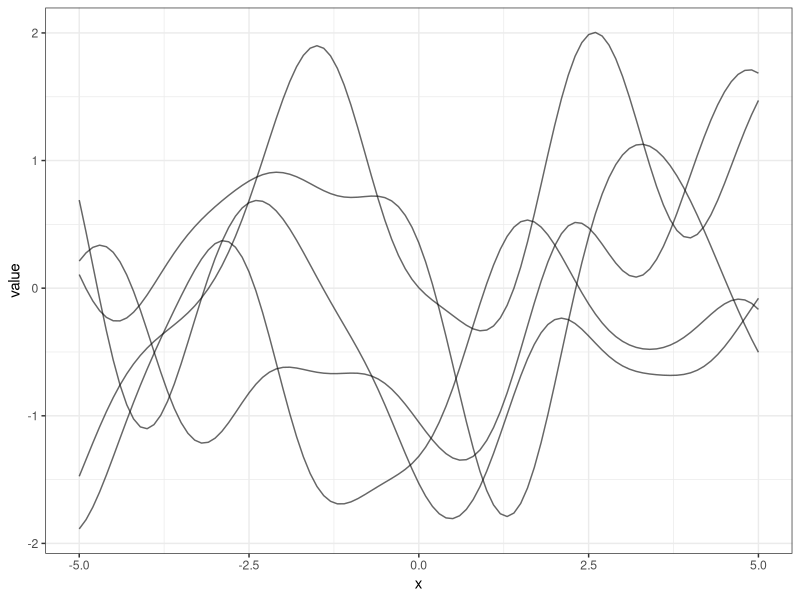
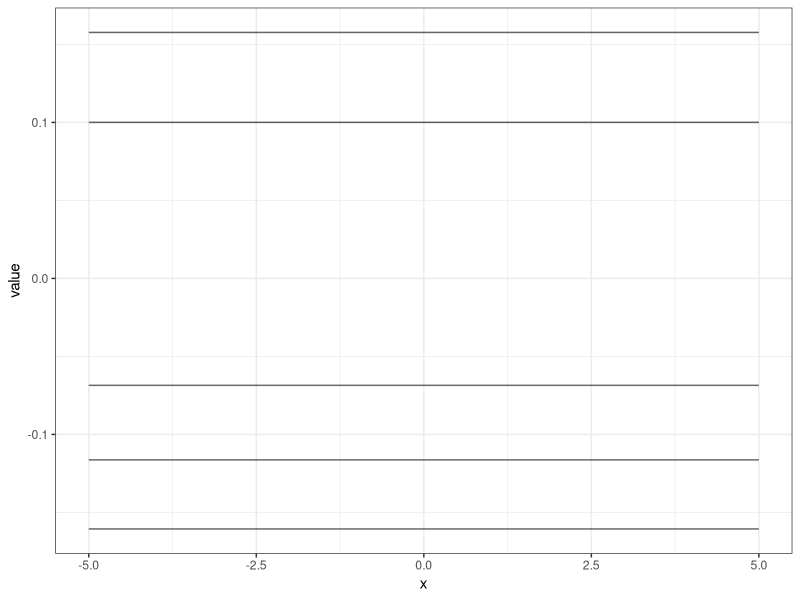
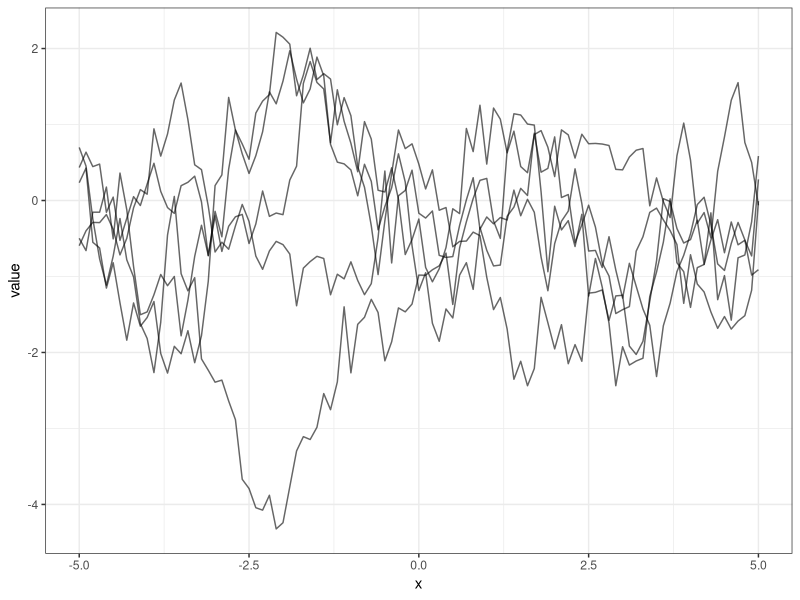
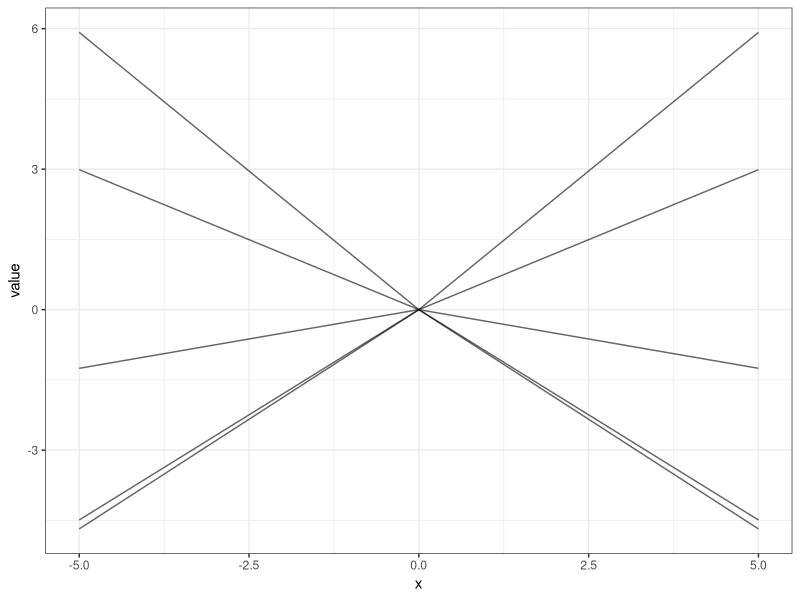
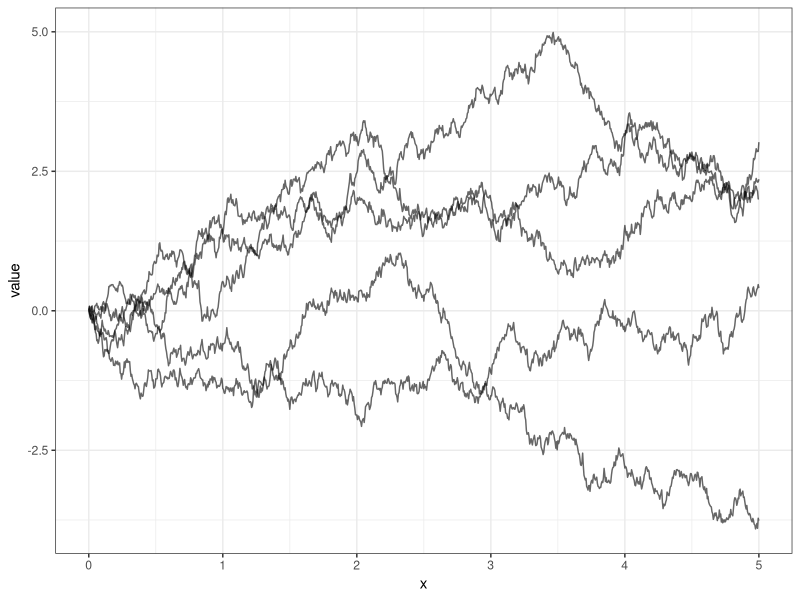
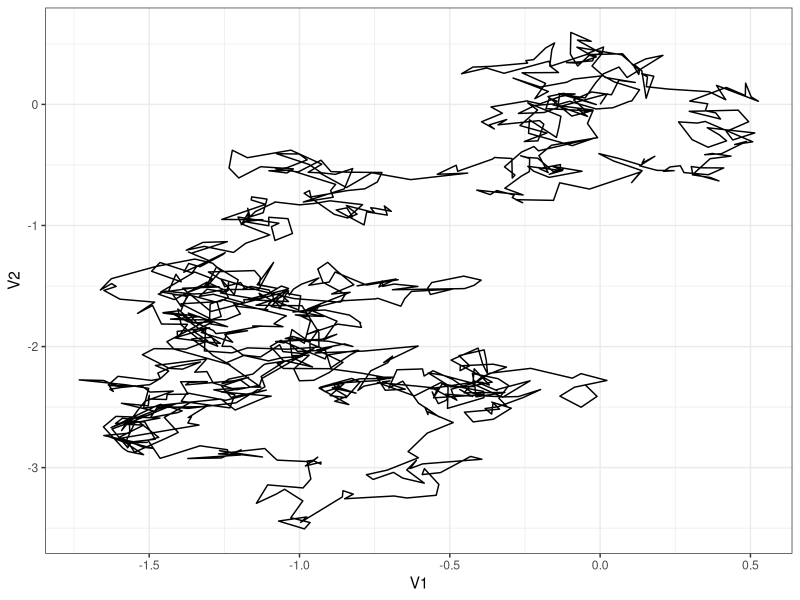
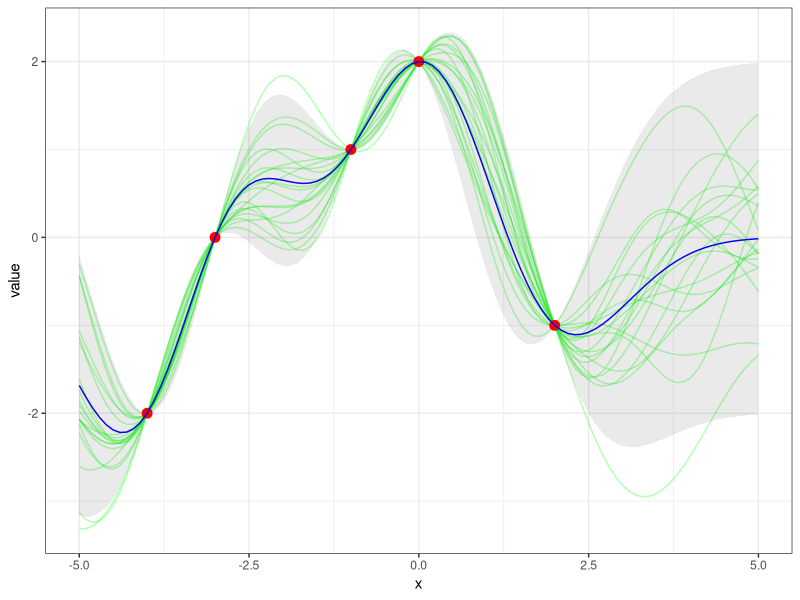
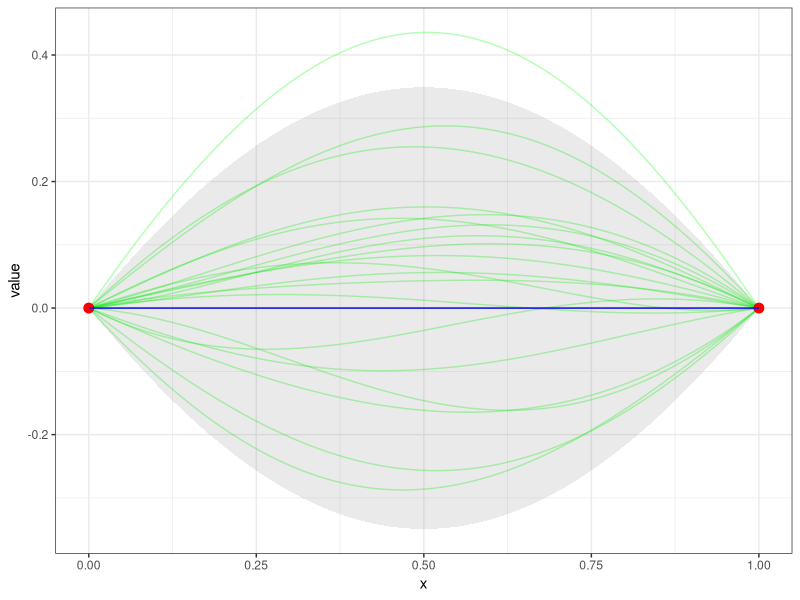

The R source for these figures, in order:
## ---- chunk 1
require(knitr)
require(MASS)

require(data.table)
require(reshape2)

require(ggplot2)
## ---- chunk 2

squared.exp <- function(x,y,l=1) {
  exp(-0.5* (norm(x-y, type="2")/l)^2)
}

Sigma <- function(x1, x2, cov.fun=squared.exp) {
  n1 <- length(x1)
  n2 <- length(x2)
  S <- matrix(rep(0, n1*n2), nrow=n1)
  for (i in 1:n1) {
    for (j in 1:n2) {
      S[i,j] <- cov.fun(x1[i],x2[j]) }}
  S
}

melted.simulations <- function(x.star, sim.number, ms, S) {
  sims <- cbind(data.table(x=x.star), t(mvrnorm(sim.number, ms, S)))
  melt(sims, id=1)
}

gg.simulations <- function(melted.sims) {
  ggplot() +
      geom_line(data = melted.sims, aes(x=x,y=value,
                    group=factor(variable)), alpha=.6) +
          theme_bw()
}


x.star <- seq(-5,5,0.1)
sim.number <- 5
S <- Sigma(x.star,x.star)
msims <- melted.simulations(x.star, sim.number,
                            rep(0, length(x.star)), S)
gg.simulations(msims)
## ---- chunk 3
sigma0 <- 0.1
cov.fun <- function(x1, x2) {sigma0^2}
S <- Sigma(x.star,x.star, cov.fun)
msims <- melted.simulations(x.star, sim.number,
                            rep(0, length(x.star)), S)
gg.simulations(msims)

## ---- chunk 4

x.star <- seq(-5,5,0.1)
sim.number <- 5

exp.cov <- function(x,y,l=1) {
  exp(-norm(x-y, type="2")/l)
}


S <- abs(Sigma(x.star, x.star, exp.cov))
msims <- melted.simulations(x.star, sim.number,
                            rep(0, length(x.star)), S)
gg.simulations(msims)

## ---- chunk 5
x.star <- seq(-5,5,0.1)
sim.number <- 5

lin.cov <- function(x,y,sigma1=1) {
  (sigma1^2)*x*y
}


S <- abs(Sigma(x.star, x.star, lin.cov))
msims <- melted.simulations(x.star, sim.number,
                            rep(0, length(x.star)), S)
gg.simulations(msims)
## ---- chunk 6
brow <- function(x1,x2) {
  min(x1,x2)
}

x.star <- seq(0, 5, 0.005)
S <- Sigma(x.star, x.star, brow)
ms <- rep(0, length(x.star))
msims <- melted.simulations(x.star, sim.number, ms, S)
gg.simulations(msims)

bm <- data.table(t(mvrnorm(2, rep(0, length(x.star)), S)))
ggplot(bm, aes(V1,V2))+
    geom_path() + theme_bw()
## ---- chunk 7

y.predict <- function(x, y, x.star, cov.fun, sigma=0) {
  K <- Sigma(x,x)
  I <- diag(length(x))
  K.star <- Sigma(x.star, x)
  K.star %*% solve(K+sigma^2*I) %*% y
}

cov.predict <- function(x, y, x.star, cov.fun, sigma=0) {
  K <- Sigma(x,x)
  I <- diag(length(x))
  K.star <- Sigma(x.star, x)
  K.star.star <- Sigma(x.star, x.star)
  K.star.star - K.star %*% solve(K+sigma^2*I) %*% t(K.star)
}

gg.simulations2 <- function(x, y, x.star, cov.fun, sim.number, sigma=0) {
  observations <- data.table(x, y)
  y.star.bar <- y.predict(x, y, x.star, cov.fun, sigma)[,1]
  predictors <- data.table(x=x.star, y=y.star.bar)
  S <- cov.predict(x, y, x.star, cov.fun, sigma)
  ms <- y.star.bar
  msims <- melted.simulations(x.star, sim.number, ms, S)
  d <- abs(diag(S))
  predictors$sigma <- sqrt(d)
  
  ggplot() +
      geom_line(data = msims, aes(x=x, y=value,
                    group=factor(variable)), alpha=.3, colour="green") +
          geom_point(data=observations,
                     aes(x,y), size=3, colour="red")+
              geom_line(data=predictors, aes(x, y), colour='blue') +
                  geom_ribbon(data=predictors,
                              aes(x, ymax=y+2*sigma,
                                  ymin=y-2*sigma), alpha=0.1)+
                      theme_bw()
}                 

x <- c(-4,-3,-1,0,2)
y <- c(-2,0, 1, 2, -1)
x.star <- seq(-5,5,0.1)
sim.number <- 20
cov.fun <- squared.exp;

gg.simulations2(x, y, x.star, cov.fun, sim.number)


## ---- chunk 8
x <- c(0,1)
y <- c(0,0)
x.star <- seq(0,1,0.01)
sim.number <- 20
cov.fun <- brow;
gg.simulations2(x, y, x.star, cov.fun, sim.number)

## ---- chunk 9
x <- c(-4,-3,-1,0,2)
y <- c(-2,0, 1, 2, -1)
x.star <- seq(-5,5,0.1)
sim.number <- 20
cov.fun <- squared.exp;
sigma <- 0.1

gg.simulations2(x, y, x.star, cov.fun, sim.number, sigma) +
    geom_errorbar(data=data.table(x,y),
                  aes(x,y, ymin=y-2*sigma, ymax=y+2*sigma), width=0.2)
